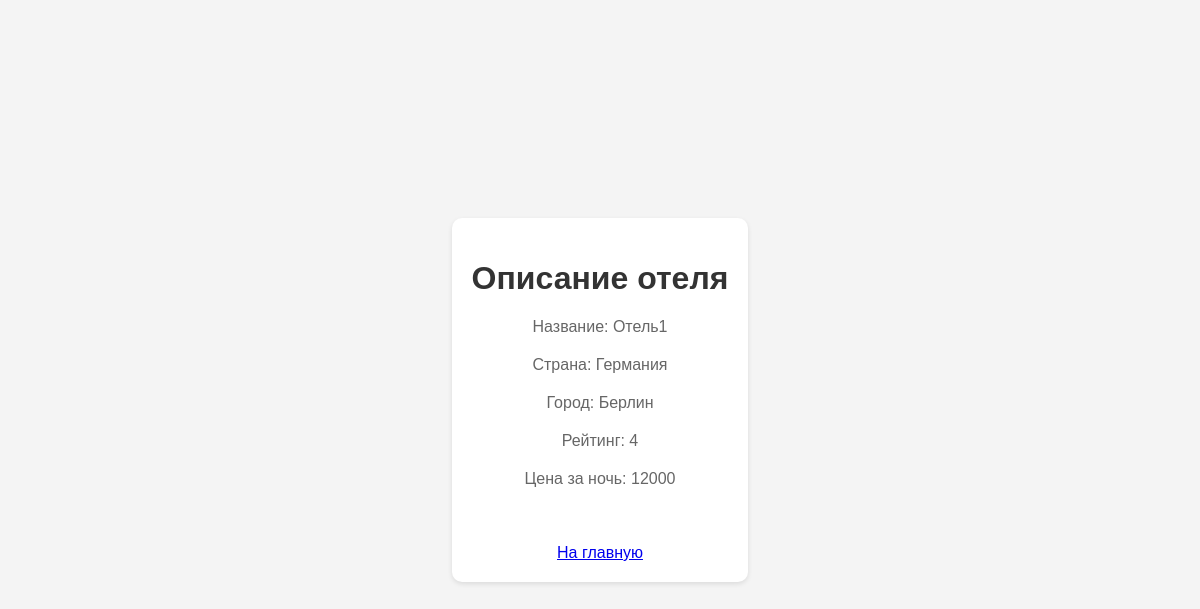
Page /hotel/1 on the committed database.
### classes.py (models this page shows)
class Hotel(SQLModel, table=True):
    id: Optional[int] = Field(primary_key=True, default=None)
    name: str
    country: str
    town: str
    rate: int
    price_per_night: int

### main.py (the view)
@app.get('/hotel/{hotel_id}', response_model=Hotel, tags=['Hotel'])
async def get_hotel(request: Request, hotel_id: int):
    global CURRENT_USER
    statement = select(Hotel).where(Hotel.id == hotel_id)
    result = session.exec(statement).all()
    name = result[0].name
    country = result[0].country
    town = result[0].town
    rate = result[0].rate
    price = result[0].price_per_night
    if CURRENT_USER != None:
        return templates.TemplateResponse(
            request=request,
            name='hotel_page_logged.html',
            context={'hotel_name': name, 'hotel_country': country, 'hotel_town': town, 'rate': rate, 'price': price}
        )
    else:
        return templates.TemplateResponse(
            request=request,
            name='hotel_page.html',
            context={'hotel_name': name, 'hotel_country': country, 'hotel_town': town, 'rate': rate, 'price': price}
        )

### templates/hotel_page.html (shortened to what this page needs)
<!DOCTYPE html>
<html lang="en">
<head>
</head>
<body>
    <div class="container">
        <h1>Описание отеля</h1>
        <p>Название: {{ hotel_name }}</p>
        <p>Страна: {{ hotel_country }}</p>
        <p>Город: {{ hotel_town }}</p>
        <p>Рейтинг: {{ rate }}</p>
        <p>Цена за ночь: {{ price }}</p>
        <br>
        <br>
        <a href="{{ url_for('show_hotels') }}">На главную</a>
    </div>
</body>
</html>

### templates/hotel_page.html (style rules this page uses)
body { font-family: Arial, sans-serif; background-color: #f4f4f4; margin: 0; padding: 0; display: flex; justify-content: center; align-items: center; height: 100vh; }
.container { background-color: #fff; padding: 20px; border-radius: 10px; box-shadow: 0 2px 5px rgba(0, 0, 0, 0.1); text-align: center; }
h1 { color: #333; }
p { color: #666; margin-bottom: 20px; }

### rows in the picture
Hotel: name "Отель1", country "Германия", town "Берлин", price_per_night "12000"

### other values in the picture
{{ rate }} "4"
